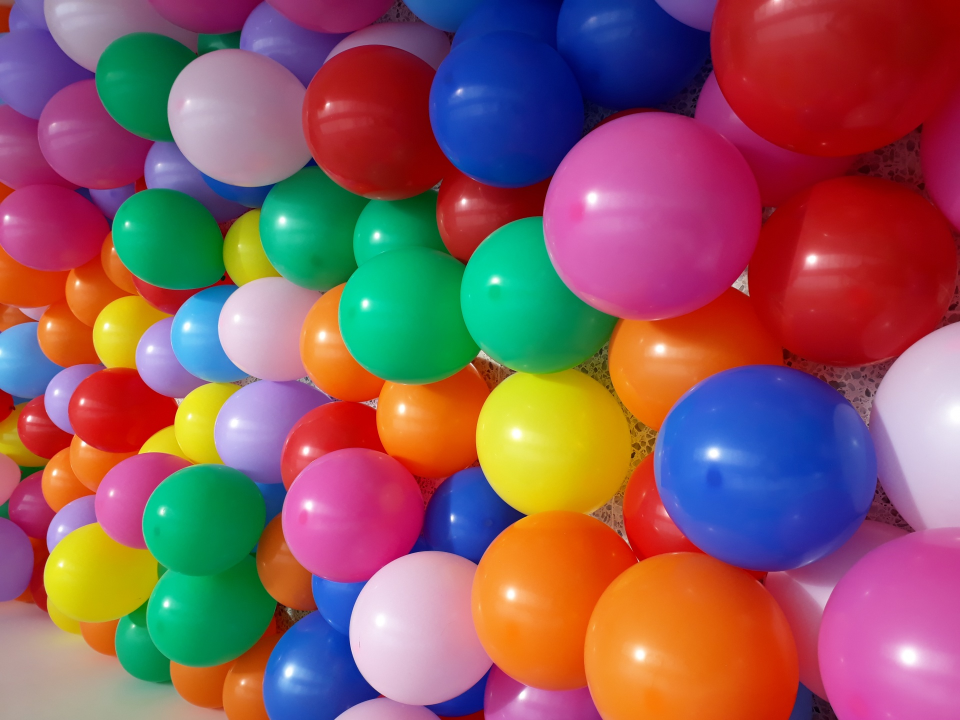
#> input picture data/balloons.jpg, 1920 x 1440 px (shown at 1/2 size)
$ python autochrome.py data/balloons.jpg
#> lines starting #> are read from the running program, lines starting #| are printed output that depends on the picture
import sys
import PIL.Image
import numpy as np


def main():
    subject = np.array(PIL.Image.open(sys.argv[1]))
#> subject is the input picture: shape (1440, 1920, 3); mean R, G, B 140.5, 91.7, 96.7

    plate = starched_plate(*subject.shape[:2])
    plate = exposed_plate(plate, subject)

    render(plate)


def starched_plate(height, width):
    # Array of each seed color, defines distribution
    starch = np.array(((255, 0, 0), (0, 255, 0), (0, 0, 255)), np.uint8)

    pop_size, _ = starch.shape
    num_each = height*width/pop_size
    rem = height*width % pop_size

    if rem:
        print("uh oh")
        return

    # Repeat each to the size of width*height
    starch = np.repeat(starch, num_each, 0)
    # Randomize
    np.random.shuffle(starch)

    # Reshape into shape of image
    return np.reshape(starch, (height, width, 3))


def exposed_plate(plate, subject):
    # Filter subject by starch
    return np.minimum(plate, subject)
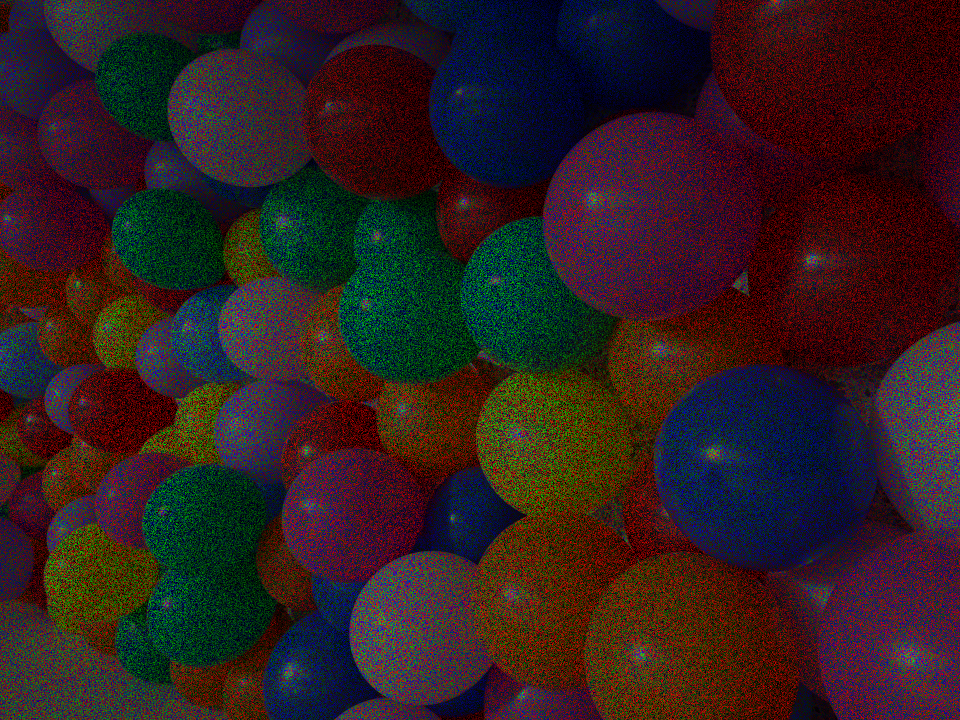
#> returned value: shape (1440, 1920, 3) (shown at 1/2 size); mean of channels 0, 1, 2 46.8, 30.6, 32.2; drawn as R, G, B


def render(image):
    PIL.Image.fromarray(image, mode="RGB").show()


if __name__ == "__main__":
    main()
